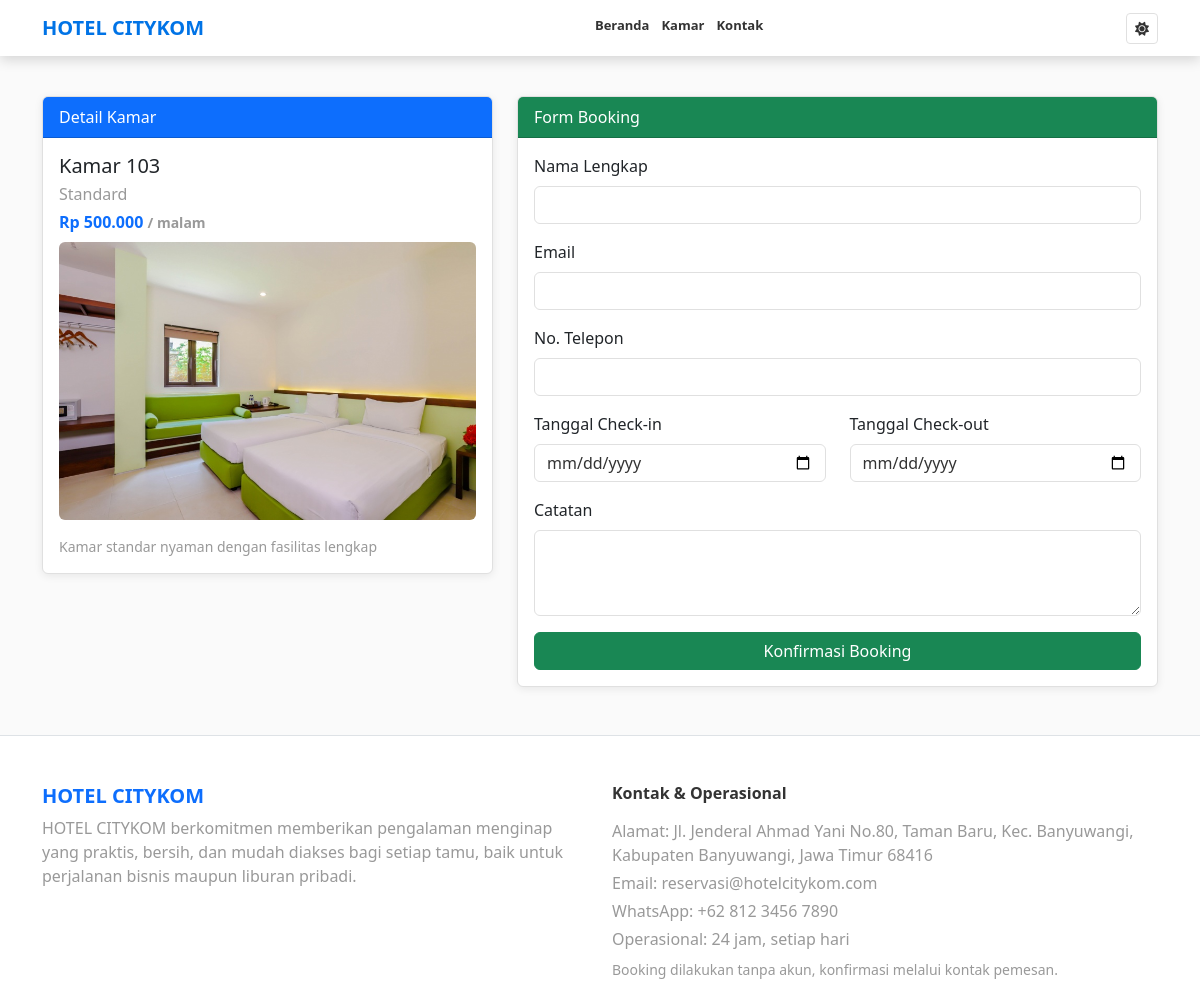
/booking/6, run on the app's committed database.
### tables this page shows
CREATE TABLE kamar (
            id_kamar INTEGER PRIMARY KEY AUTOINCREMENT,
            nomor_kamar TEXT NOT NULL,
            tipe_kamar TEXT NOT NULL,
            harga_per_malam INTEGER NOT NULL,
            status TEXT NOT NULL,
            deskripsi TEXT,
            filename TEXT
        );

### app.py (the view, shortened to what this page needs)
@app.route("/booking/<int:id_kamar>", methods=["GET", "POST"])
def user_booking(id_kamar):
    conn = get_db()
    cur = conn.cursor()
    cur.execute("SELECT * FROM kamar WHERE id_kamar = ?", (id_kamar,))
    kamar = cur.fetchone()
    if not kamar:
        conn.close()
        return redirect(url_for("user_index"))
    conn.close()
    return render_template("user/booking.html", kamar=kamar, show_payment_modal=False)

### app.py (called while the page is built)
@app.template_filter("rupiah")
def rupiah_filter(value):
    try:
        amount = float(value)
    except (TypeError, ValueError):
        return value
    return ("Rp " + format(int(round(amount)), ",")).replace(",", ".")

def get_db():
    conn = sqlite3.connect(DB_FILE)
    conn.row_factory = sqlite3.Row
    return conn

### templates/user/booking.html (shortened to what this page needs)
<!DOCTYPE html>
<html lang="en">
<head>
<link href="https://cdn.jsdelivr.net/npm/bootstrap@5.3.0/dist/css/bootstrap.min.css" rel="stylesheet">
<link rel="stylesheet" href="https://cdnjs.cloudflare.com/ajax/libs/font-awesome/6.4.0/css/all.min.css">
<link rel="stylesheet" href="{{ url_for('static', filename='css/theme.css') }}">
</head>
<body>
<nav class="navbar p-2">
  <div class="container d-flex align-items-center justify-content-between gap-2">
    <span class="navbar-brand fw-bold fs-5 mb-0">HOTEL CITYKOM</span>
    <div class="navbar-links d-none d-md-flex align-items-center">
      <a href="{{ url_for('user_index') }}">Beranda</a>
      <a href="{{ url_for('user_rooms') }}">Kamar</a>
      <a href="{{ url_for('contact') }}">Kontak</a>
    </div>
    <button class="btn btn-outline-dark btn-sm d-none d-md-inline" id="darkToggleDesktop"><i class="fa-solid fa-sun"></i></button>
  </div>
</nav>
<div class="container mt-4 mb-5">
  <div class="row g-4">
    <div class="col-12 col-md-5">
      <div class="card shadow-sm">
        <div class="card-header bg-primary text-white">
          Detail Kamar
        </div>
        <div class="card-body">
          {% if kamar %}
          <h5 class="card-title mb-1">Kamar {{ kamar['nomor_kamar'] }}</h5>
          <p class="mb-1 text-muted">{{ kamar['tipe_kamar'] }}</p>
          <p class="mb-2 fw-bold text-primary">{{ kamar['harga_per_malam']|rupiah }} <small class="text-muted">/ malam</small></p>
          {% if kamar['filename'] %}
          <img src="{{ url_for('static', filename='images/kamar/' ~ kamar['filename']) }}" alt="Kamar {{ kamar['tipe_kamar'] }}" class="img-fluid rounded mb-3">
          {% endif %}
          <p class="small text-muted mb-0">{{ kamar['deskripsi'] }}</p>
          {% else %}
          <p class="mb-0">Data kamar tidak ditemukan.</p>
          {% endif %}
        </div>
      </div>
    </div>
    <div class="col-12 col-md-7">
      <div class="card shadow-sm">
        <div class="card-header bg-success text-white">
          Form Booking
        </div>
        <div class="card-body">
          <form method="post" id="bookingForm">
            <div class="mb-3">
              <label class="form-label">Nama Lengkap</label>
              <input type="text" name="nama" class="form-control" required>
            </div>
            <div class="mb-3">
              <label class="form-label">Email</label>
              <input type="email" name="email" class="form-control">
            </div>
            <div class="mb-3">
              <label class="form-label">No. Telepon</label>
              <input type="text" name="telepon" class="form-control">
            </div>
            <div class="row">
              <div class="col-md-6 mb-3">
                <label class="form-label">Tanggal Check-in</label>
                <input type="date" name="tanggal_checkin" class="form-control">
              </div>
              <div class="col-md-6 mb-3">
                <label class="form-label">Tanggal Check-out</label>
                <input type="date" name="tanggal_checkout" class="form-control">
              </div>
            </div>
            <div class="mb-3">
              <label class="form-label">Catatan</label>
              <textarea name="catatan" class="form-control" rows="3"></textarea>
            </div>
            <button type="submit" class="btn btn-success w-100">Konfirmasi Booking</button>
          </form>
        </div>
      </div>
    </div>
  </div>
</div>
<footer class="bg-light text-dark pt-5 pb-3 mt-5 border-top">
  <div class="container">
    <div class="row gy-4">
      <div class="col-12 col-md-6">
        <h5 class="fw-bold text-primary mb-2">HOTEL CITYKOM</h5>
        <p class="mb-0 text-muted">
          HOTEL CITYKOM berkomitmen memberikan pengalaman menginap yang praktis, bersih, dan mudah diakses bagi setiap tamu, baik untuk perjalanan bisnis maupun liburan pribadi.
        </p>
      </div>
      <div class="col-12 col-md-6">
        <h6 class="fw-semibold mb-3">Kontak & Operasional</h6>
        <p class="mb-1 text-muted">Alamat: Jl. Jenderal Ahmad Yani No.80, Taman Baru, Kec. Banyuwangi, Kabupaten Banyuwangi, Jawa Timur 68416</p>
        <p class="mb-1 text-muted">Email: <a href="mailto:reservasi@hotelcitykom.com" class="text-decoration-none text-muted">reservasi@hotelcitykom.com</a></p>
        <p class="mb-1 text-muted">WhatsApp: <a href="https://wa.me/6281234567890" class="text-decoration-none text-muted">+62 812 3456 7890</a></p>
        <p class="mb-2 text-muted">Operasional: 24 jam, setiap hari</p>
        <p class="small mb-0 text-muted">Booking dilakukan tanpa akun, konfirmasi melalui kontak pemesan.</p>
      </div>
    </div>
  </div>
</footer>
</body>
</html>

### static/css/theme.css (style rules this page uses)
:root { --bg-primary: #fafafa; --bg-secondary: #ffffff; --bg-tertiary: #f5f5f5; --text-primary: #333333; --text-secondary: #666666; --text-muted: #999999; --border-color: #e0e0e0; --border-dark: #cccccc; --shadow-sm: rgba(0, 0, 0, 0.08); --shadow-md: rgba(0, 0, 0, 0.12); --shadow-lg: rgba(0, 0, 0, 0.15); --accent-color: #0073e6; --accent-hover: #005bb5; --navbar-bg: rgba(255, 255, 255, 0.95); --card-bg: #ffffff; --input-bg: #ffffff; --input-border: #e0e0e0; --bottom-nav-bg: #ffffff; --bottom-nav-border: #e0e0e0; }
body { background-color: var(--bg-primary); color: var(--text-primary); transition: background-color 0.3s ease, color 0.3s ease; }
.navbar { background: var(--navbar-bg) !important; border-bottom-color: var(--border-dark) !important; }
.navbar-brand { color: var(--accent-color) !important; }
.navbar-links a { color: var(--text-primary) !important; }
.card, .product-card { background-color: var(--card-bg); border-color: var(--border-color); transition: background-color 0.3s ease, border-color 0.3s ease; }
.text-muted { color: var(--text-muted) !important; }
.form-control, .form-select { background-color: var(--input-bg); border-color: var(--input-border); color: var(--text-primary); transition: background-color 0.3s ease, border-color 0.3s ease, color 0.3s ease; }
.btn-outline-dark { border-color: var(--border-color); color: var(--text-primary); }
footer { background-color: var(--card-bg) !important; color: var(--text-secondary); border-top-color: var(--border-color) !important; }
footer a { color: var(--text-muted); }
.bg-light { background-color: var(--card-bg) !important; }
.text-dark { color: var(--text-primary) !important; }
.shadow-sm { box-shadow: 0 2px 8px var(--shadow-sm) !important; }

### templates/user/booking.html (style rules this page uses)
body { padding-top: 72px; }
.navbar { position: fixed; top: 0; left: 0; right: 0; z-index: 1200; box-shadow: 0 4px 12px var(--shadow-lg); }
.navbar-links a { text-decoration: none; font-weight: 600; font-size: 13px; margin-left: 12px; padding-bottom: 4px; }
@media (min-width: 768px) { body { padding-bottom: 0 !important; } }

### data on the page
kamar: nomor_kamar "103", tipe_kamar "Standard", harga_per_malam|rupiah "Rp 500.000", filename (picture), deskripsi "Kamar standar nyaman dengan fasilitas lengkap"
